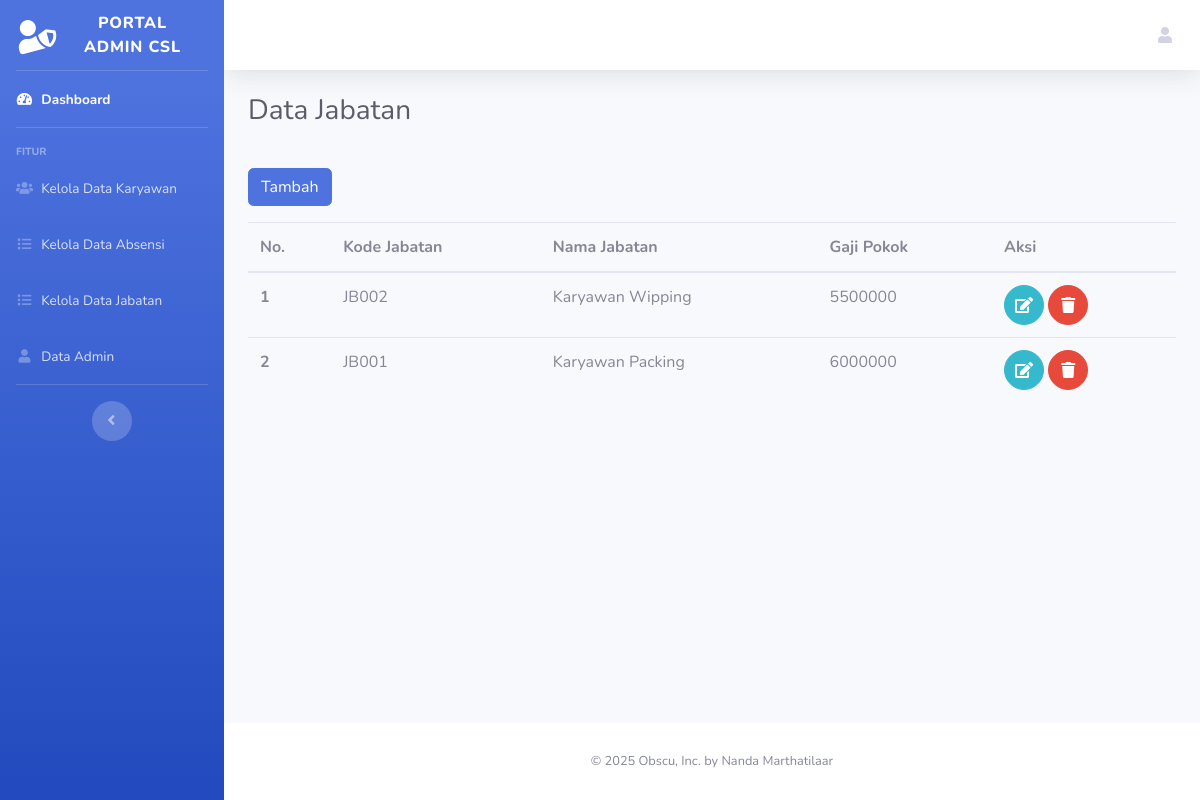
The page /index.php/admin/data_jabatan on the database as committed earlier.
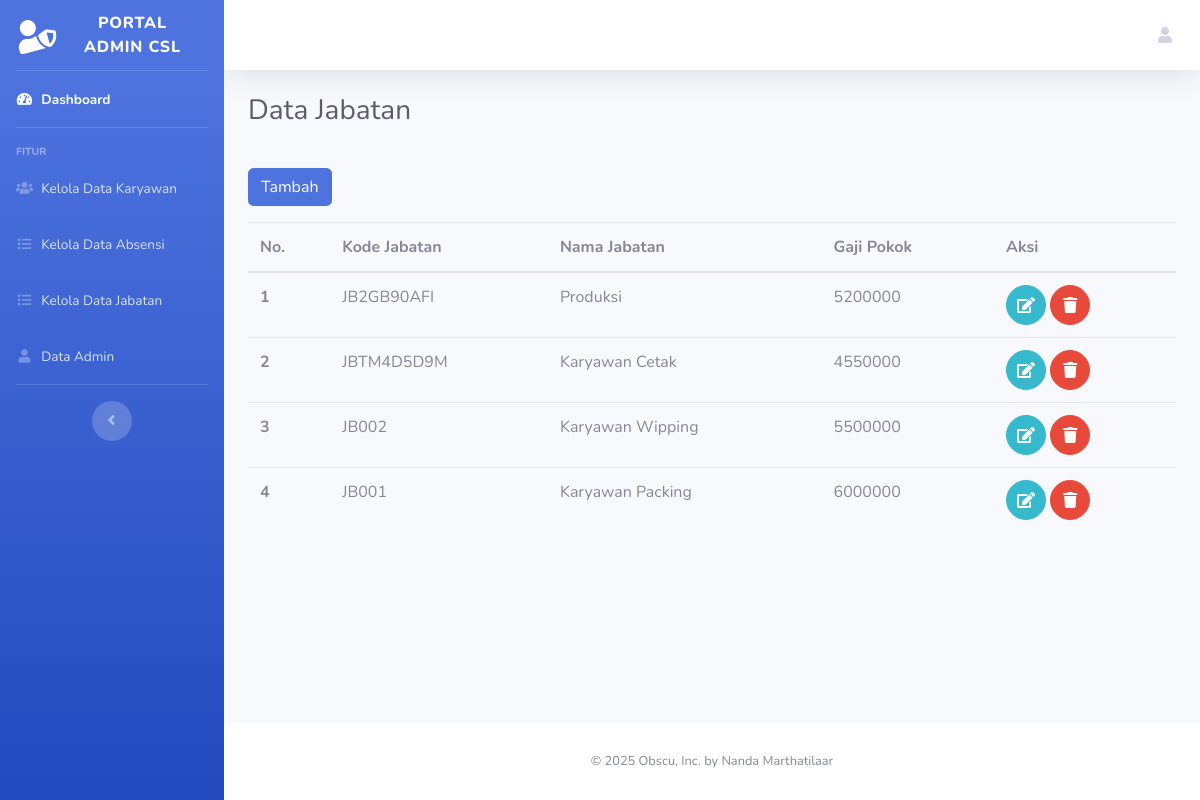
The same page on the database as committed later.
### tables this page shows
CREATE TABLE `tb_jabatan` (
  `id` int NOT NULL,
  `kode_jabatan` varchar(255) NOT NULL,
  `nama_jabatan` varchar(150) NOT NULL,
  `gaji_jabatan` float NOT NULL
);

### application/controllers/Admin.php (called while the page is built, shortened)
<?php
class Admin extends CI_Controller
{
    public function __construct()
    {
        $this->load->model('Karyawan_model');
        $this->load->model('Jabatan_model');
        $this->load->model('Absensi_model');
        $this->load->model('SendEmail');
        $this->load->library('form_validation');
    }
    public function render_view($title, $page, $page_data = [], $custom_js = [])
    {
        $partials = [
            'header' => $this->load->view('admin/template/header', ['title' => $title], TRUE),
            'footer' => $this->load->view('admin/template/footer', [], TRUE),
            'content_pages' => $this->load->view($page, ['data' => $page_data], TRUE),
            'sidebar' => $this->load->view('admin/template/sidebar', [], TRUE),
            'navbar' => $this->load->view('admin/template/navbar', [], TRUE),
            'custom_js' => $custom_js,
            'title' => $title
        ];
        $this->load->view('admin/main', $partials);
    }
    public function data_jabatan()
    {
        $config['base_url'] = site_url('admin/data-jabatan');
        $config['total_rows'] = $this->Jabatan_model->count_all();
        $config['per_page'] = 10;
        $config['uri_segment'] = 3;
        $config['full_tag_open'] = '<nav><ul class="pagination justify-content-end">';
        $config['full_tag_close'] = '</ul></nav>';
        $config['first_link'] = 'First';
        $config['last_link'] = 'Last';
        $config['first_tag_open'] = '<li class="page-item">';
        $config['first_tag_close'] = '</li>';
        $config['prev_link'] = '&laquo;';
        $config['prev_tag_open'] = '<li class="page-item">';
        $config['prev_tag_close'] = '</li>';
        $config['next_link'] = '&raquo;';
        $config['next_tag_open'] = '<li class="page-item">';
        $config['next_tag_close'] = '</li>';
        $config['last_tag_open'] = '<li class="page-item">';
        $config['last_tag_close'] = '</li>';
        $config['cur_tag_open'] = '<li class="page-item active"><span class="page-link">';
        $config['cur_tag_close'] = '</span></li>';
        $config['num_tag_open'] = '<li class="page-item">';
        $config['num_tag_close'] = '</li>';
        $config['attributes'] = ['class' => 'page-link'];
        $this->pagination->initialize($config);
        $start = $this->uri->segment(3) ?? 0;
        $title = "Data Jabatan";
        $page = 'admin/pages/data_jabatan_page';
        $page_data = [
            'data' => $this->Jabatan_model->get_all($config['per_page'], $start),
            'pagination' => $this->pagination->create_links()
        ];
        $custom_js = $this->load->view('admin/template/scripts/dataJabatanScripts', [], TRUE);
        return $this->render_view($title, $page, $page_data, $custom_js);
    }
}

### index.php (called while the page is built, shortened)
<?php
require_once BASEPATH.'core/CodeIgniter.php';

### application/config/config.php (called while the page is built, shortened)
<?php
$config['base_url'] = 'http://localhost/proto-absensi/';
$config['index_page'] = '';
$config['uri_protocol'] = 'REQUEST_URI';
$config['url_suffix'] = '';
$config['language'] = 'english';
$config['charset'] = 'UTF-8';
$config['enable_hooks'] = FALSE;
$config['subclass_prefix'] = 'MY_';
$config['composer_autoload'] = FALSE;
$config['permitted_uri_chars'] = 'a-z 0-9~%.:_\-';
$config['enable_query_strings'] = FALSE;
$config['controller_trigger'] = 'c';
$config['function_trigger'] = 'm';
$config['directory_trigger'] = 'd';
$config['allow_get_array'] = TRUE;
$config['log_threshold'] = 0;
$config['log_path'] = '';
$config['log_file_extension'] = '';
$config['log_file_permissions'] = 0644;
$config['log_date_format'] = 'Y-m-d H:i:s';
$config['error_views_path'] = '';
$config['cache_path'] = '';
$config['cache_query_string'] = FALSE;
$config['encryption_key'] = '';
$config['sess_driver'] = 'files';
$config['sess_cookie_name'] = 'ci_session';
$config['sess_samesite'] = 'Lax';
$config['sess_expiration'] = 7200;
$config['sess_save_path'] = NULL;
$config['sess_match_ip'] = FALSE;
$config['sess_time_to_update'] = 300;
$config['sess_regenerate_destroy'] = FALSE;
$config['cookie_prefix'] = '';
$config['cookie_domain'] = '';
$config['cookie_path'] = '/';
$config['cookie_secure'] = FALSE;
$config['cookie_httponly'] = FALSE;
$config['cookie_samesite'] = 'Lax';
$config['standardize_newlines'] = FALSE;
$config['global_xss_filtering'] = FALSE;
$config['csrf_protection'] = FALSE;
$config['csrf_token_name'] = 'csrf_test_name';
$config['csrf_cookie_name'] = 'csrf_cookie_name';
$config['csrf_expire'] = 7200;
$config['csrf_regenerate'] = TRUE;
$config['csrf_exclude_uris'] = array();
$config['compress_output'] = FALSE;
$config['time_reference'] = 'local';
$config['rewrite_short_tags'] = FALSE;
$config['proxy_ips'] = '';

### application/models/Jabatan_model.php (called while the page is built, shortened)
<?php
class Jabatan_model extends CI_Model
{
    public function get_all($limit, $start)
    {
        return $this->db->limit($limit, $start)
            ->order_by('id', 'DESC')
            ->get('tb_jabatan')
            ->result();
    }
    public function count_all()
    {
        return $this->db->count_all('tb_jabatan');
    }
}

### application/views/admin/pages/data_jabatan_page.php (the view, shortened to what this page needs)
<div class="row">
    <div class="col-12">
        <div class="my-3">
            <a href="#" class="btn btn-primary" data-toggle="modal" data-target="#modalFormJabatan"
                id="openModal">Tambah</a>
        </div>
        <div class="table-responsive">
            <table class="table">
                <thead>
                    <tr>
                        <th scope="col">No.</th>
                        <th scope="col">Kode Jabatan</th>
                        <th scope="col">Nama Jabatan</th>
                        <th scope="col">Gaji Pokok</th>
                        <th scope="col">Aksi</th>
                    </tr>
                </thead>
                <tbody>
                    <?php
                    $no = $this->uri->segment(3) + 1;
                    foreach ($data['data'] as $item) { ?>
                        <tr>
                            <th scope="row"><?= $no++; ?></th>
                            <td><?= $item->kode_jabatan; ?></td>
                            <td><?= $item->nama_jabatan; ?></td>
                            <td><?= $item->gaji_jabatan; ?></td>
                            <td>
                                <a href="#" class="btn btn-info btn-circle" id="btn-edit" data-id="<?= $item->id; ?>"
                                    data-kode_jabatan="<?= $item->kode_jabatan; ?>"
                                    data-nama_jabatan="<?= $item->nama_jabatan; ?>"
                                    data-gaji_jabatan="<?= $item->gaji_jabatan; ?>">
                                    <i class="fas fa-edit"></i>
                                </a>
                                <a href="#" class="btn btn-danger btn-circle" id="btn-hapus" data-id="<?= $item->id ?>">
                                    <i class="fas fa-trash"></i>
                                </a>
                            </td>
                        </tr>
                    <?php } ?>
                </tbody>
            </table>
        </div>
    </div>
</div>

### application/views/admin/template/header.php
<div class="d-sm-flex align-items-center justify-content-between mb-4">
    <h1 class="h3 mb-0 text-gray-800"><?= $title; ?></h1>
</div>

### application/views/admin/template/footer.php
<footer class="sticky-footer bg-white">
    <div class="container my-auto">
        <div class="copyright text-center my-auto">
            <span>© 2025 Obscu, Inc. by Nanda Marthatilaar</span>
        </div>
    </div>
</footer>

### application/views/admin/template/sidebar.php
<ul class="navbar-nav bg-gradient-primary sidebar sidebar-dark accordion" id="accordionSidebar">
    <a class="sidebar-brand d-flex align-items-center justify-content-center" href="<?php echo site_url('admin'); ?>">
        <div class="sidebar-brand-icon rotate-n-15">
            <i class="fas fa-user-shield"></i>
        </div>
        <div class="sidebar-brand-text mx-3">Portal Admin CSL</div>
    </a>
    <hr class="sidebar-divider my-0">
    <li class="nav-item active">
        <a class="nav-link" href="<?= site_url('admin') ?>">
            <i class="fas fa-fw fa-tachometer-alt"></i>
            <span>Dashboard</span></a>
    </li>
    <hr class="sidebar-divider">
    <div class="sidebar-heading">
        Fitur
    </div>
    <li class="nav-item">
        <a class="nav-link" href="<?php echo site_url('admin/data-karyawan'); ?>">
            <i class="fas fa-fw fa-users"></i>
            <span>Kelola Data Karyawan</span>
        </a>
    </li>
    <li class="nav-item">
        <a class="nav-link" href="<?php echo site_url('admin/data-absensi'); ?>">
            <i class="fas fa-fw fa-list"></i>
            <span>Kelola Data Absensi</span>
        </a>
    </li>
    <li class="nav-item">
        <a class="nav-link" href="<?php echo site_url('admin/data-jabatan'); ?>">
            <i class="fas fa-fw fa-list"></i>
            <span>Kelola Data Jabatan</span>
        </a>
    </li>
    <li class="nav-item">
        <a class="nav-link" href="<?php echo site_url(''); ?>">
            <i class="fas fa-fw fa-user"></i>
            <span>Data Admin</span>
        </a>
    </li>
    <hr class="sidebar-divider">
    <div class="text-center d-none d-md-inline">
        <button class="rounded-circle border-0" id="sidebarToggle"></button>
    </div>
</ul>

### application/views/admin/template/navbar.php (shortened to what this page needs)
<nav class="navbar navbar-expand navbar-light bg-white topbar mb-4 static-top shadow">
    <ul class="navbar-nav ml-auto">
        <li class="nav-item dropdown no-arrow">
            <a class="nav-link dropdown-toggle" href="#" id="userDropdown" role="button" data-toggle="dropdown"
                aria-haspopup="true" aria-expanded="false">
                <i class="fas fa-user font-weight-bolder"></i>
            </a>
        </li>
    </ul>
</nav>

### application/views/admin/main.php (shortened to what this page needs)
<!DOCTYPE html>
<html lang="en">
<head>
    <link href="<?= base_url('vendor/sbadmin2/vendor/fontawesome-free/css/all.min.css') ?>" rel="stylesheet"
        type="text/css">
    <link href="<?= base_url('vendor/sbadmin2/css/sb-admin-2.min.css') ?>" rel="stylesheet">
    <link href="<?php echo base_url('assets/css/custom.css'); ?>" rel="stylesheet">
</head>
<body id="page-top">
    <div id="wrapper">
        <?php echo $sidebar; ?>
        <div id="content-wrapper" class="d-flex flex-column">
            <div id="content">
                <?php echo $navbar; ?>
                <div class="container-fluid">
                    <?php echo $header; ?>
                    <?php echo $content_pages; ?>
                </div>
            </div>
            <?php echo $footer; ?>
        </div>
    </div>
</body>
</html>

### assets/css/custom.css (style rules this page uses)
.table-responsive { overflow-x: auto; }

Rows that differ between the two databases and show on the page:
added tb_jabatan: kode_jabatan "JB2GB90AFI", nama_jabatan "Produksi", gaji_jabatan "5200000"
added tb_jabatan: kode_jabatan "JBTM4D5D9M", nama_jabatan "Karyawan Cetak", gaji_jabatan "4550000"
